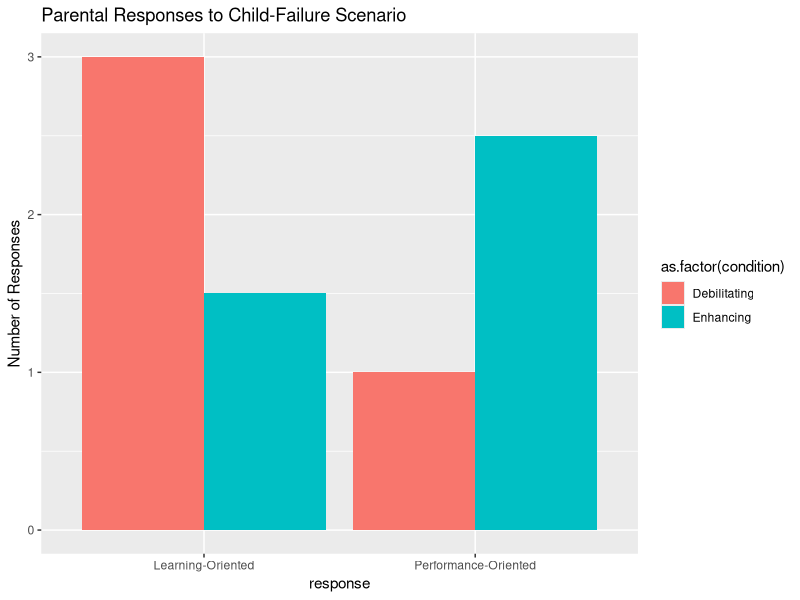
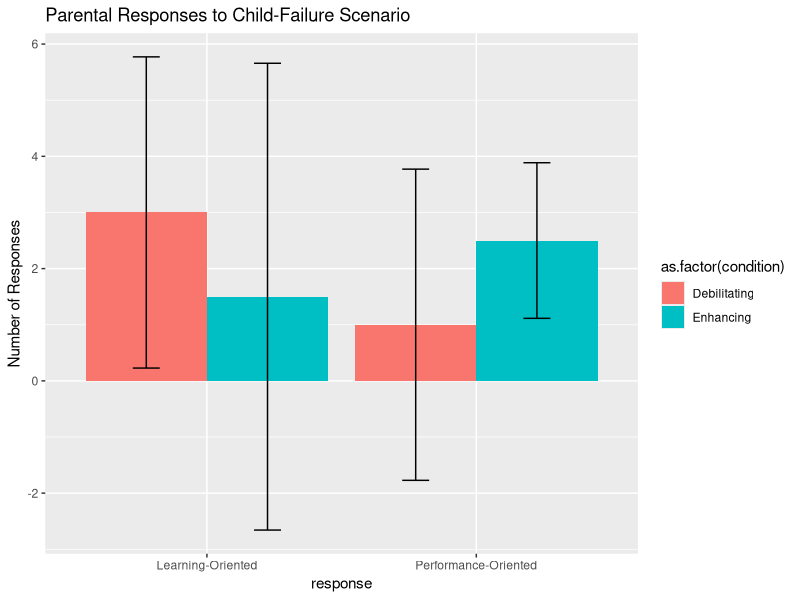

Recreate these plots in R, in order.
## ---- chunk 1
###Data Preparation

####Load Relevant Libraries and Functions
library(tidyverse) # for data munging
library(knitr) # for kable table formating
library(haven) # import and export 'SPSS', 'Stata' and 'SAS' Files
library(readxl) # import excel files

####Import data
setwd("/Users/babi-/Google Drive/Stanford PhD/2017-18/Fall 2017/PSYCH 251/Final project/Haimovitz2016/")
rm(list = ls())
data.pilot <- read.csv("Failure Mindset Replicaton_December 7.csv", header = FALSE, sep = ",")

#### Data exclusion / filtering

data.tidy <- data.pilot %>%
  rename(subj_id=V1,parent=V2, agreement=V3, 
         int_min_01=V4, int_min_02=V5, int_min_03=V6, int_min_04=V7,
         fai_min_01=V8, fai_min_02=V9, fai_min_03=V10, fai_min_04 = V11,
         fai_min_05=V12, fai_min_06=V13, 
         emo_min_01=V14, emo_min_02=V15, 
         per_min_01=V16, per_min_02=V17,
         per_chi_01=V18, per_chi_02=V19, per_chi_03=V20, per_chi_04=V21,
         cond_deb_01=V22, cond_deb_02=V23, cond_deb_03=V24,
         cond_deb_04=V25, cond_deb_05=V26, 
         cond_enh_01=V27, cond_enh_02=V28, cond_enh_03=V29, cond_enh_04=V30,
         cond_enh_05=V31, 
         say_chil=V32, think=V33, feel=V34,
         per_ori=V35, ler_ori=V36,other=V37,
         fai_post_01=V38, fai_post_02=V39, fai_post_03=V40,
         fai_post_04=V41, fai_post_05=V42, fai_post_06=V43,
         educ=V44, gender=V46, origin=V46,age=V47, mTurk_id=V48)

data.tidy = data.tidy[-1,]
temp = rep(0,nrow(data.tidy))
temp[data.tidy$educ=="post-graduate degree"]=4
temp[data.tidy$educ=="college degree"]=3
temp[data.tidy$educ=="high school degree"]=2
temp[data.tidy$educ=="no degrees"]=1

data.tidy$educ = temp

##Transforming factors into numerical variables

data.tidy$int_min_01<- as.numeric(as.character(data.tidy$int_min_01))
data.tidy$int_min_02<- as.numeric(as.character(data.tidy$int_min_02))
data.tidy$int_min_03<- as.numeric(as.character(data.tidy$int_min_03))
data.tidy$int_min_04<- as.numeric(as.character(data.tidy$int_min_04))
data.tidy$fai_min_01<- as.numeric(as.character(data.tidy$fai_min_01))
data.tidy$fai_min_02<- as.numeric(as.character(data.tidy$fai_min_02))
data.tidy$fai_min_03<- as.numeric(as.character(data.tidy$fai_min_03))
data.tidy$fai_min_04<- as.numeric(as.character(data.tidy$fai_min_04))
data.tidy$fai_min_05<- as.numeric(as.character(data.tidy$fai_min_05))
data.tidy$fai_min_06<- as.numeric(as.character(data.tidy$fai_min_06))
data.tidy$emo_min_01<- as.numeric(as.character(data.tidy$emo_min_01))
data.tidy$emo_min_02<- as.numeric(as.character(data.tidy$emo_min_02))
data.tidy$per_min_01<- as.numeric(as.character(data.tidy$per_min_01))
data.tidy$per_min_02<- as.numeric(as.character(data.tidy$per_min_02))
data.tidy$per_chi_01<- as.numeric(as.character(data.tidy$per_chi_01))
data.tidy$per_chi_02<- as.numeric(as.character(data.tidy$per_chi_02))
data.tidy$per_chi_03<- as.numeric(as.character(data.tidy$per_chi_03))
data.tidy$per_chi_04<- as.numeric(as.character(data.tidy$per_chi_04))
data.tidy$cond_deb_01<-as.numeric(as.character(data.tidy$cond_deb_01))
data.tidy$cond_deb_02<-as.numeric(as.character(data.tidy$cond_deb_02))
data.tidy$cond_deb_03<-as.numeric(as.character(data.tidy$cond_deb_03))
data.tidy$cond_deb_04<-as.numeric(as.character(data.tidy$cond_deb_04))
data.tidy$cond_deb_05<-as.numeric(as.character(data.tidy$cond_deb_05))
data.tidy$cond_enh_01<-as.numeric(as.character(data.tidy$cond_enh_01))
data.tidy$cond_enh_02<-as.numeric(as.character(data.tidy$cond_enh_02))
data.tidy$cond_enh_03<-as.numeric(as.character(data.tidy$cond_enh_03))
data.tidy$cond_enh_04<-as.numeric(as.character(data.tidy$cond_enh_04))
data.tidy$cond_enh_05<-as.numeric(as.character(data.tidy$cond_enh_05))
data.tidy$fai_post_01<-as.numeric(as.character(data.tidy$fai_post_01))
data.tidy$fai_post_02<-as.numeric(as.character(data.tidy$fai_post_02))
data.tidy$fai_post_03<-as.numeric(as.character(data.tidy$fai_post_03))
data.tidy$fai_post_04<-as.numeric(as.character(data.tidy$fai_post_04))
data.tidy$fai_post_05<-as.numeric(as.character(data.tidy$fai_post_05))
data.tidy$fai_post_06<-as.numeric(as.character(data.tidy$fai_post_06))
data.tidy$per_ori<-as.numeric(as.character(data.tidy$per_ori))
data.tidy$ler_ori<-as.numeric(as.character(data.tidy$ler_ori))

#### Prepare data for analysis - create columns etc.
#create the column names
names <- names(data.tidy)

data.tidy$int_min_mean = apply(data.tidy[,which(names=="int_min_01"):which(names=="int_min_04")],1,mean)

data.tidy$fai_min_mean = apply(data.tidy[,which(names=="fai_min_01"):which(names=="fai_min_06")],1,mean)

data.tidy$emo_min_mean = apply(data.tidy[,which(names=="emo_min_01"):which(names=="emo_min_02")],1,mean)

data.tidy$per_min_mean = apply(data.tidy[,which(names=="per_min_01"):which(names=="per_min_02")],1,mean)

data.tidy$per_chi_mean = apply(data.tidy[,which(names=="per_chi_01"):which(names=="per_chi_04")],1,mean)

data.tidy$cond_deb_mean = apply(data.tidy[,which(names=="cond_deb_01"):which(names=="cond_deb_05")],1,mean)

data.tidy$cond_enh_mean = apply(data.tidy[,which(names=="cond_enh_01"):which(names=="cond_enh_05")],1,mean)

data.tidy$fai_post_mean = apply(data.tidy[,which(names=="fai_post_01"):which(names=="fai_post_06")],1,mean)

###Creating the dummy for the condition
condition <- rep(1,4) 
condition[is.na(data.tidy$cond_deb_01)] <- 0

data.tidy$condition <- condition #where 1=failure is debilitating condition
## ---- chunk 2
###Agreement with the condition

#Failure is debilitating condition
t.test(data.tidy$cond_deb_mean, mu=3.5, conf.level=0.95)

#Failure is enhancing condition
t.test(data.tidy$cond_enh_mean, mu=3.5, conf.level=0.95)

# compare the change in the failure mindset according to the prime condition
t.test(fai_post_mean ~ condition, data = data.tidy)


### Anaysis of priming condition in perforance and learning oriented responses

#### t.test for performace oriented
t.test(per_ori~condition,data = data.tidy)


#### Regression for learning oriented
t.test(ler_ori~condition,data = data.tidy)

### Mean performance oriented responses
# mean
mean(data.tidy$per_ori)
# sd
sd(data.tidy$per_ori)

### Mean learning oriented responses
# mean
mean(data.tidy$ler_ori)
# sd
sd(data.tidy$ler_ori)

# controlling for parents' perception of child's competece
Performance <- lm(per_ori~condition+per_chi_mean, data = data.tidy)
summary(Performance)

Learning <- lm(ler_ori~condition+per_chi_mean, data = data.tidy)
summary(Learning)#
## ---- chunk 3
# Graph
# Create table
graph_data <- tribble(
  ~response, ~ condition, ~mean, ~sd,
  # row 1
  "Performance-Oriented", "Debilitating", mean(data.tidy$per_ori[data.tidy$condition==1]), sd(data.tidy$per_ori[data.tidy$condition==1]),
  # row 2
"Performance-Oriented", "Enhancing", mean(data.tidy$per_ori[data.tidy$condition==0]), sd(data.tidy$per_ori[data.tidy$condition==0]),
  # row 3
  "Learning-Oriented", "Debilitating", mean(data.tidy$ler_ori[data.tidy$condition==1]), sd(data.tidy$ler_ori[data.tidy$condition==1]),
  # row 4
"Learning-Oriented", "Enhancing", mean(data.tidy$ler_ori[data.tidy$condition==0]), sd(data.tidy$ler_ori[data.tidy$condition==0])
  )

graph_data <- graph_data %>% 
  mutate(max = mean + sd*1.96, min = mean - 1.96*sd )

# graph without bars
ggplot(data = graph_data, aes(x = response, y = mean, fill = as.factor(condition))) + 
  geom_bar( stat = "identity", position = "dodge") +
  labs(title="Parental Responses to Child-Failure Scenario", y="Number of Responses")


# graph with bars
ggplot(data = graph_data, aes(x = response, y = mean, fill = as.factor(condition))) + 
  geom_bar( stat = "identity", position = "dodge")  +
  geom_errorbar(aes(ymin=min, ymax=max),
                width=.2,                    # Width of the error bars
                position=position_dodge(.9))+
  labs(title="Parental Responses to Child-Failure Scenario", y="Number of Responses")
